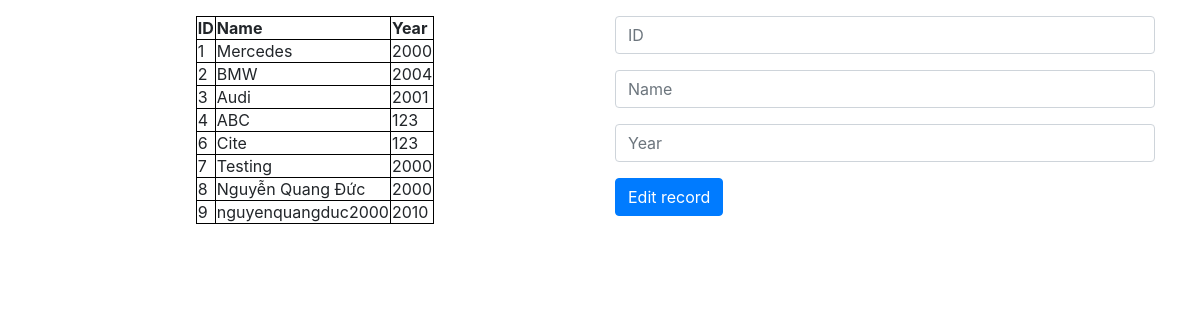
The page /lab07_03.php on the database its author committed.
### tables this page shows
CREATE TABLE `cars` (
  `id` int(11) NOT NULL,
  `name` varchar(40) DEFAULT NULL,
  `year` varchar(50) DEFAULT NULL
);

### lab07_03.php (the view, shortened to what this page needs)
<?php
  $username = "root";
  $password = "mysql";
  $hostname = "localhost";
  $dbhandle = mysqli_connect($hostname, $username, $password)
    or die("Unable to connect to MySQL");
  $result = mysqli_query($dbhandle, "SELECT id, name, year FROM cars");
?>
<html lang="en">
<head>
    <link rel="stylesheet" href="https://stackpath.bootstrapcdn.com/bootstrap/4.3.1/css/bootstrap.min.css"
>
</head>
<body>
  <div class="container">
    <div class="row py-3">
      <div class="col-md-12 col-lg-6">
        <table>
          <tr>
            <th> ID </th>
            <th> Name </th>
            <th> Year </th>
          </tr>
          <?php foreach($result as $key => $value) { ?>
            <tr>
              <?php foreach($value as $k => $v) { ?>
                <td>
                  <?php echo $v;?>
                </td>
              <?php } ?>
            </tr>
          <?php } ?>
        </table>
      </div>
      <div class="col-md-12 col-lg-6">
        <form method="POST" action="./edit_record.php">
          <div class="form-group">
              <input type="id" class="form-control" placeholder="ID" value="" name="id"/>
          </div>
          <div class="form-group">
              <input type="name" class="form-control" placeholder="Name" value="" name="name"/>
          </div>
          <div class="form-group">
              <input type="year" class="form-control" placeholder="Year" value="" name="year"/>
          </div>
          <input type="submit" class="btn btn-primary"  value="Edit record"/>
        </form>
      </div>
    </div>
  </div>
</body>

### lab07_03.php (style rules this page uses)
table, th, td { border: 1px solid black; margin: auto; }

### rows shown on the page
cars: id "1", name "Mercedes", year "2000"
cars: id "2", name "BMW", year "2004"
cars: id "3", name "Audi", year "2001"
cars: id "4", name "ABC", year "123"
cars: id "6", name "Cite", year "123"
cars: id "7", name "Testing", year "2000"
cars: id "8", name "Nguyễn Quang Đức", year "2000"
cars: id "9", name "nguyenquangduc2000", year "2010"
